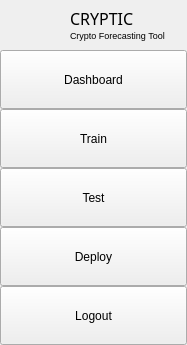
        <widget class="QFrame" name="leftMenuBg">
         <property name="minimumSize">
          <size>
           <width>187</width>
           <height>0</height>
          </size>
         </property>
         <property name="maximumSize">
          <size>
           <width>187</width>
           <height>16777215</height>
          </size>
         </property>
         <property name="frameShape">
          <enum>QFrame::NoFrame</enum>
         </property>
         <property name="frameShadow">
          <enum>QFrame::Raised</enum>
         </property>
         <layout class="QVBoxLayout" name="verticalLayout_2">
          <property name="spacing">
           <number>0</number>
          </property>
          <property name="leftMargin">
           <number>0</number>
          </property>
          <property name="topMargin">
           <number>0</number>
          </property>
          <property name="rightMargin">
           <number>0</number>
          </property>
          <property name="bottomMargin">
           <number>0</number>
          </property>
          <item>
           <widget class="QFrame" name="topLogoInfo">
            <property name="minimumSize">
             <size>
              <width>0</width>
              <height>50</height>
             </size>
            </property>
            <property name="maximumSize">
             <size>
              <width>16777215</width>
              <height>50</height>
             </size>
            </property>
            <property name="frameShape">
             <enum>QFrame::NoFrame</enum>
            </property>
            <property name="frameShadow">
             <enum>QFrame::Raised</enum>
            </property>
            <widget class="QFrame" name="topLogo">
             <property name="geometry">
              <rect>
               <x>12</x>
               <y>5</y>
               <width>42</width>
               <height>42</height>
              </rect>
             </property>
             <property name="frameShape">
              <enum>QFrame::NoFrame</enum>
             </property>
             <property name="frameShadow">
              <enum>QFrame::Raised</enum>
             </property>
            </widget>
            <widget class="QLabel" name="titleLeftApp">
             <property name="geometry">
              <rect>
               <x>70</x>
               <y>8</y>
               <width>100</width>
               <height>20</height>
              </rect>
             </property>
             <property name="font">
              <font>
               <family>Segoe UI Semibold</family>
               <pointsize>12</pointsize>
               <weight>7</weight>
               <italic>false</italic>
               <bold>false</bold>
              </font>
             </property>
             <property name="text">
              <string>CRYPTIC</string>
             </property>
            </widget>
            <widget class="QLabel" name="titleLeftDescription">
             <property name="geometry">
              <rect>
               <x>70</x>
               <y>27</y>
               <width>160</width>
               <height>16</height>
              </rect>
             </property>
             <property name="font">
              <font>
               <family>Segoe UI</family>
               <pointsize>7</pointsize>
               <weight>50</weight>
               <italic>false</italic>
               <bold>false</bold>
              </font>
             </property>
             <property name="text">
              <string>Crypto Forecasting Tool</string>
             </property>
            </widget>
           </widget>
          </item>
          <item>
           <widget class="QFrame" name="leftMenuFrame">
            <property name="frameShape">
             <enum>QFrame::NoFrame</enum>
            </property>
            <property name="frameShadow">
             <enum>QFrame::Raised</enum>
            </property>
            <layout class="QVBoxLayout" name="verticalLayout_3">
             <property name="spacing">
              <number>0</number>
             </property>
             <property name="leftMargin">
              <number>0</number>
             </property>
             <property name="topMargin">
              <number>0</number>
             </property>
             <property name="rightMargin">
              <number>0</number>
             </property>
             <property name="bottomMargin">
              <number>0</number>
             </property>
             <item alignment="Qt::AlignTop">
              <widget class="QFrame" name="topMenu">
               <property name="minimumSize">
                <size>
                 <width>0</width>
                 <height>236</height>
                </size>
               </property>
               <property name="frameShape">
                <enum>QFrame::NoFrame</enum>
               </property>
               <property name="frameShadow">
                <enum>QFrame::Raised</enum>
               </property>
               <layout class="QVBoxLayout" name="verticalLayout_4">
                <property name="spacing">
                 <number>0</number>
                </property>
                <property name="leftMargin">
                 <number>0</number>
                </property>
                <property name="topMargin">
                 <number>0</number>
                </property>
                <property name="rightMargin">
                 <number>0</number>
                </property>
                <property name="bottomMargin">
                 <number>0</number>
                </property>
                <item>
                 <widget class="QPushButton" name="btn_dash">
                  <property name="minimumSize">
                   <size>
                    <width>0</width>
                    <height>59</height>
                   </size>
                  </property>
                  <property name="styleSheet">
                   <string notr="true">background-image: url(:/icons/images/icons/dash-icon.png);</string>
                  </property>
                  <property name="text">
                   <string>Dashboard</string>
                  </property>
                 </widget>
                </item>
                <item>
                 <widget class="QPushButton" name="btn_train">
                  <property name="minimumSize">
                   <size>
                    <width>0</width>
                    <height>59</height>
                   </size>
                  </property>
                  <property name="styleSheet">
                   <string notr="true">background-image: url(:/icons/images/icons/train-icon.png);</string>
                  </property>
                  <property name="text">
                   <string>Train</string>
                  </property>
                 </widget>
                </item>
                <item>
                 <widget class="QPushButton" name="btn_test">
                  <property name="minimumSize">
                   <size>
                    <width>0</width>
                    <height>59</height>
                   </size>
                  </property>
                  <property name="styleSheet">
                   <string notr="true">background-image: url(:/icons/images/icons/test-icon.png);</string>
                  </property>
                  <property name="text">
                   <string>Test</string>
                  </property>
                 </widget>
                </item>
                <item>
                 <widget class="QPushButton" name="btn_deploy">
                  <property name="minimumSize">
                   <size>
                    <width>0</width>
                    <height>59</height>
                   </size>
                  </property>
                  <property name="styleSheet">
                   <string notr="true">background-image: url(:/icons/images/icons/deploy-icon.png);</string>
                  </property>
                  <property name="text">
                   <string>Deploy</string>
                  </property>
                 </widget>
                </item>
               </layout>
              </widget>
             </item>
             <item alignment="Qt::AlignBottom">
              <widget class="QFrame" name="logoutButtonFrame">
               <property name="frameShape">
                <enum>QFrame::NoFrame</enum>
               </property>
               <property name="frameShadow">
                <enum>QFrame::Raised</enum>
               </property>
               <layout class="QVBoxLayout" name="verticalLayout_116">
                <property name="spacing">
                 <number>0</number>
                </property>
                <property name="leftMargin">
                 <number>0</number>
                </property>
                <property name="topMargin">
                 <number>0</number>
                </property>
                <property name="rightMargin">
                 <number>0</number>
                </property>
                <property name="bottomMargin">
                 <number>0</number>
                </property>
                <item>
                 <widget class="QPushButton" name="btn_logout">
                  <property name="minimumSize">
                   <size>
                    <width>0</width>
                    <height>59</height>
                   </size>
                  </property>
                  <property name="styleSheet">
                   <string notr="true">background-image: url(:/icons/images/icons/logout-icon.png);</string>
                  </property>
                  <property name="text">
                   <string>Logout</string>
                  </property>
                 </widget>
                </item>
               </layout>
              </widget>
             </item>
            </layout>
           </widget>
          </item>
         </layout>
        </widget>
